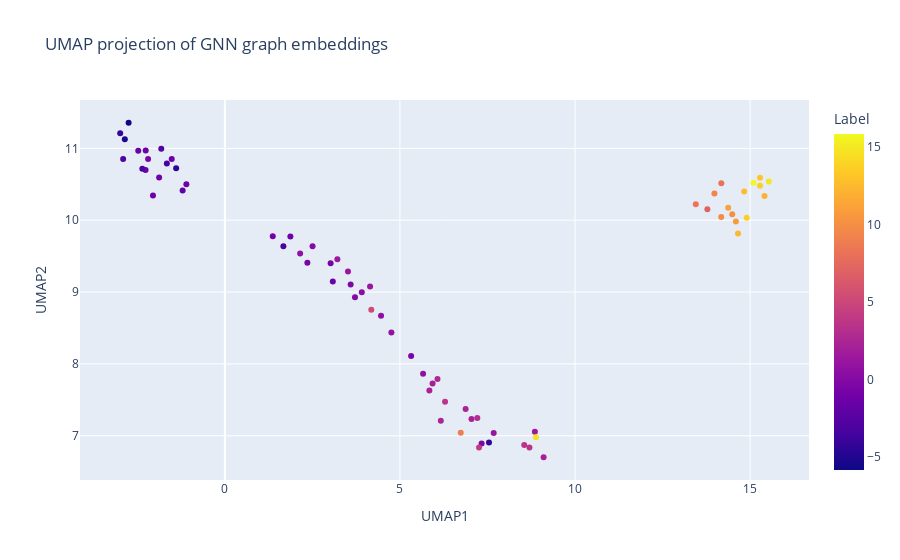

Notebook source saved alongside this figure:
### Code cell
fig = px.scatter(
    df,
    x="UMAP1",
    y="UMAP2",
    color="Label",
    hover_data={
        "Inhibitor": True,
        "Label": ':.2f'
    },
    title="UMAP projection of GNN graph embeddings"
)
fig.show()

### Figure 1 — Plotly figure (JSON) as saved in the notebook; plotly's stock layout.template omitted (floating-point values rounded to 4 significant figures; data arrays with more than 128 entries replaced by an {"elided": "..."} marker saying what was removed)
{"data": [{"customdata": {"elided": "70x2 mixed values"}, "hovertemplate": "UMAP1=%{x}<br>UMAP2=%{y}<br>Inhibitor=%{customdata[0]}<br>Label=%{marker.color:.2f}<extra></extra>", "legendgroup": "", "marker": {"color": [5.29, 10.04, -0.51, 2.09, 3.54, 9.77, -1.36, -1.43, 3.48, -0.64, 2.03, 2.35, 7.04, 12.16, 10.76, 13.18, 13.64, -1.4, 1.49, 2.16, -2.68, 12.7, 0.72, 1.28, 14.65, 3.1, 3.47, 8.85, 14.88, 8.12, -1.04, 2.47, 8.34, 0.61, 0.84, -0.66, -1.96, 11.12, 1.24, 4.05, 0.41, -1.16, -0.3, -3.41, -1.44, 13.75, -3.2, -5.32, -3.14, -4.04, -1.29, 0.62, -0.07, -4.36, 1.34, -1.17, 12.41, -1.21, -0.61, 15.85, 9.24, -0.09, -0.82, -4.19, -2.76, 1.19, 2.68, -0.88, -5.85, 2.24], "coloraxis": "coloraxis", "symbol": "circle"}, "mode": "markers", "name": "", "orientation": "v", "showlegend": false, "type": "scatter", "x": [4.182, 14.49, 7.333, 7.044, 6.288, 14.18, -2.262, 3.083, 8.699, 5.319, 5.931, 6.875, 13.78, 15.41, 14.6, 15.28, 15.28, -2.265, 8.854, 9.103, -1.817, 14.83, 5.66, 3.516, 8.884, 7.21, 8.549, 6.736, 15.54, 14.18, -1.879, 6.167, 13.45, 4.46, 4.755, 2.356, -1.207, 14.38, 4.147, 7.259, 3.911, -1.519, 3.592, -1.658, -2.475, 14.9, -2.358, -2.858, 1.671, -2.99, 1.87, 2.15, 2.504, -1.392, 3.213, -1.1, 14.66, -2.054, -2.194, 15.1, 13.98, 3.716, 3.02, 7.543, -2.906, 7.678, 6.072, 1.367, -2.75, 5.841], "xaxis": "x", "y": [8.755, 10.08, 6.893, 7.235, 7.474, 10.05, 10.97, 9.148, 6.838, 8.112, 7.729, 7.373, 10.15, 10.34, 9.983, 10.59, 10.48, 10.7, 7.055, 6.701, 10.99, 10.4, 7.864, 9.287, 6.978, 7.246, 6.87, 7.041, 10.54, 10.51, 10.59, 7.209, 10.22, 8.67, 8.438, 9.407, 10.41, 10.18, 9.077, 6.835, 8.996, 10.85, 9.107, 10.79, 10.97, 10.03, 10.72, 11.13, 9.637, 11.21, 9.774, 9.538, 9.639, 10.72, 9.458, 10.5, 9.817, 10.35, 10.85, 10.52, 10.37, 8.929, 9.4, 6.908, 10.85, 7.039, 7.789, 9.779, 11.36, 7.63], "yaxis": "y"}], "layout": {"coloraxis": {"colorbar": {"title": {"text": "Label"}}, "colorscale": [[0, "#0d0887"], [0.1111, "#46039f"], [0.2222, "#7201a8"], [0.3333, "#9c179e"], [0.4444, "#bd3786"], [0.5556, "#d8576b"], [0.6667, "#ed7953"], [0.7778, "#fb9f3a"], [0.8889, "#fdca26"], [1, "#f0f921"]]}, "legend": {"tracegroupgap": 0}, "title": {"text": "UMAP projection of GNN graph embeddings"}, "xaxis": {"anchor": "y", "domain": [0, 1], "title": {"text": "UMAP1"}}, "yaxis": {"anchor": "x", "domain": [0, 1], "title": {"text": "UMAP2"}}}}
